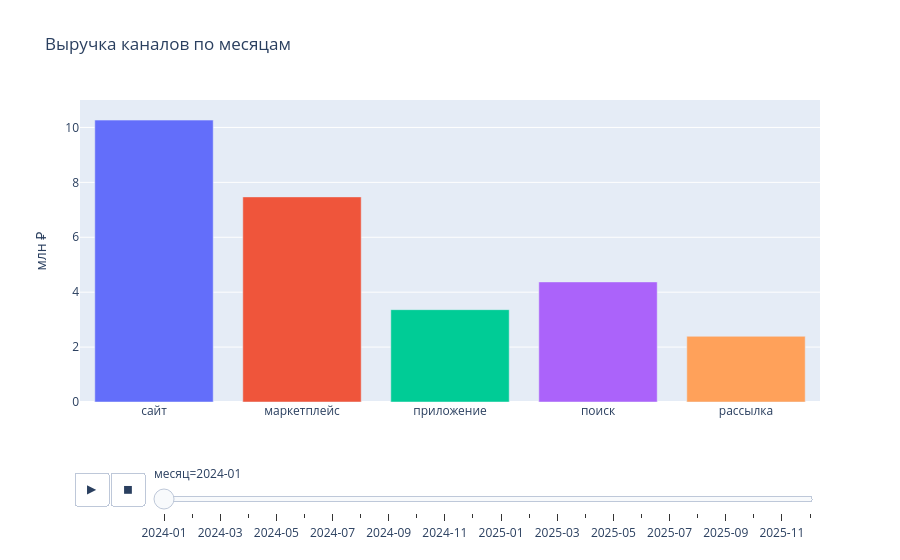

Notebook code cell kept with this figure:
### Markdown cell above
Нажмите ▶, чтобы просмотреть 24 месяца по порядку, или выберите нужный месяц ползунком.

### Code cell
fig_a.show()

### Figure 1 — Plotly figure (JSON) as saved in the notebook; plotly's stock layout.template omitted (floating-point values rounded to 4 significant figures)
{"data": [{"hovertemplate": "=%{x}<br>месяц=2024-01<br>млн ₽=%{y}<extra></extra>", "legendgroup": "сайт", "marker": {"color": "#636efa", "pattern": {"shape": ""}}, "name": "сайт", "orientation": "v", "showlegend": true, "textposition": "auto", "type": "bar", "x": ["сайт"], "xaxis": "x", "y": [10.27], "yaxis": "y"}, {"hovertemplate": "=%{x}<br>месяц=2024-01<br>млн ₽=%{y}<extra></extra>", "legendgroup": "маркетплейс", "marker": {"color": "#EF553B", "pattern": {"shape": ""}}, "name": "маркетплейс", "orientation": "v", "showlegend": true, "textposition": "auto", "type": "bar", "x": ["маркетплейс"], "xaxis": "x", "y": [7.471], "yaxis": "y"}, {"hovertemplate": "=%{x}<br>месяц=2024-01<br>млн ₽=%{y}<extra></extra>", "legendgroup": "приложение", "marker": {"color": "#00cc96", "pattern": {"shape": ""}}, "name": "приложение", "orientation": "v", "showlegend": true, "textposition": "auto", "type": "bar", "x": ["приложение"], "xaxis": "x", "y": [3.363], "yaxis": "y"}, {"hovertemplate": "=%{x}<br>месяц=2024-01<br>млн ₽=%{y}<extra></extra>", "legendgroup": "поиск", "marker": {"color": "#ab63fa", "pattern": {"shape": ""}}, "name": "поиск", "orientation": "v", "showlegend": true, "textposition": "auto", "type": "bar", "x": ["поиск"], "xaxis": "x", "y": [4.374], "yaxis": "y"}, {"hovertemplate": "=%{x}<br>месяц=2024-01<br>млн ₽=%{y}<extra></extra>", "legendgroup": "рассылка", "marker": {"color": "#FFA15A", "pattern": {"shape": ""}}, "name": "рассылка", "orientation": "v", "showlegend": true, "textposition": "auto", "type": "bar", "x": ["рассылка"], "xaxis": "x", "y": [2.393], "yaxis": "y"}], "layout": {"barmode": "relative", "legend": {"title": {"text": ""}, "tracegroupgap": 0}, "separators": ", ", "showlegend": false, "sliders": [{"active": 0, "currentvalue": {"prefix": "месяц="}, "len": 0.9, "pad": {"b": 10, "t": 60}, "steps": [{"args": [["2024-01"], {"frame": {"duration": 0, "redraw": true}, "fromcurrent": true, "mode": "immediate", "transition": {"duration": 0, "easing": "linear"}}], "label": "2024-01", "method": "animate"}, {"args": [["2024-02"], {"frame": {"duration": 0, "redraw": true}, "fromcurrent": true, "mode": "immediate", "transition": {"duration": 0, "easing": "linear"}}], "label": "2024-02", "method": "animate"}, {"args": [["2024-03"], {"frame": {"duration": 0, "redraw": true}, "fromcurrent": true, "mode": "immediate", "transition": {"duration": 0, "easing": "linear"}}], "label": "2024-03", "method": "animate"}, {"args": [["2024-04"], {"frame": {"duration": 0, "redraw": true}, "fromcurrent": true, "mode": "immediate", "transition": {"duration": 0, "easing": "linear"}}], "label": "2024-04", "method": "animate"}, {"args": [["2024-05"], {"frame": {"duration": 0, "redraw": true}, "fromcurrent": true, "mode": "immediate", "transition": {"duration": 0, "easing": "linear"}}], "label": "2024-05", "method": "animate"}, {"args": [["2024-06"], {"frame": {"duration": 0, "redraw": true}, "fromcurrent": true, "mode": "immediate", "transition": {"duration": 0, "easing": "linear"}}], "label": "2024-06", "method": "animate"}, {"args": [["2024-07"], {"frame": {"duration": 0, "redraw": true}, "fromcurrent": true, "mode": "immediate", "transition": {"duration": 0, "easing": "linear"}}], "label": "2024-07", "method": "animate"}, {"args": [["2024-08"], {"frame": {"duration": 0, "redraw": true}, "fromcurrent": true, "mode": "immediate", "transition": {"duration": 0, "easing": "linear"}}], "label": "2024-08", "method": "animate"}, {"args": [["2024-09"], {"frame": {"duration": 0, "redraw": true}, "fromcurrent": true, "mode": "immediate", "transition": {"duration": 0, "easing": "linear"}}], "label": "2024-09", "method": "animate"}, {"args": [["2024-10"], {"frame": {"duration": 0, "redraw": true}, "fromcurrent": true, "mode": "immediate", "transition": {"duration": 0, "easing": "linear"}}], "label": "2024-10", "method": "animate"}, {"args": [["2024-11"], {"frame": {"duration": 0, "redraw": true}, "fromcurrent": true, "mode": "immediate", "transition": {"duration": 0, "easing": "linear"}}], "label": "2024-11", "method": "animate"}, {"args": [["2024-12"], {"frame": {"duration": 0, "redraw": true}, "fromcurrent": true, "mode": "immediate", "transition": {"duration": 0, "easing": "linear"}}], "label": "2024-12", "method": "animate"}, {"args": [["2025-01"], {"frame": {"duration": 0, "redraw": true}, "fromcurrent": true, "mode": "immediate", "transition": {"duration": 0, "easing": "linear"}}], "label": "2025-01", "method": "animate"}, {"args": [["2025-02"], {"frame": {"duration": 0, "redraw": true}, "fromcurrent": true, "mode": "immediate", "transition": {"duration": 0, "easing": "linear"}}], "label": "2025-02", "method": "animate"}, {"args": [["2025-03"], {"frame": {"duration": 0, "redraw": true}, "fromcurrent": true, "mode": "immediate", "transition": {"duration": 0, "easing": "linear"}}], "label": "2025-03", "method": "animate"}, {"args": [["2025-04"], {"frame": {"duration": 0, "redraw": true}, "fromcurrent": true, "mode": "immediate", "transition": {"duration": 0, "easing": "linear"}}], "label": "2025-04", "method": "animate"}, {"args": [["2025-05"], {"frame": {"duration": 0, "redraw": true}, "fromcurrent": true, "mode": "immediate", "transition": {"duration": 0, "easing": "linear"}}], "label": "2025-05", "method": "animate"}, {"args": [["2025-06"], {"frame": {"duration": 0, "redraw": true}, "fromcurrent": true, "mode": "immediate", "transition": {"duration": 0, "easing": "linear"}}], "label": "2025-06", "method": "animate"}, {"args": [["2025-07"], {"frame": {"duration": 0, "redraw": true}, "fromcurrent": true, "mode": "immediate", "transition": {"duration": 0, "easing": "linear"}}], "label": "2025-07", "method": "animate"}, {"args": [["2025-08"], {"frame": {"duration": 0, "redraw": true}, "fromcurrent": true, "mode": "immediate", "transition": {"duration": 0, "easing": "linear"}}], "label": "2025-08", "method": "animate"}, {"args": [["2025-09"], {"frame": {"duration": 0, "redraw": true}, "fromcurrent": true, "mode": "immediate", "transition": {"duration": 0, "easing": "linear"}}], "label": "2025-09", "method": "animate"}, {"args": [["2025-10"], {"frame": {"duration": 0, "redraw": true}, "fromcurrent": true, "mode": "immediate", "transition": {"duration": 0, "easing": "linear"}}], "label": "2025-10", "method": "animate"}, {"args": [["2025-11"], {"frame": {"duration": 0, "redraw": true}, "fromcurrent": true, "mode": "immediate", "transition": {"duration": 0, "easing": "linear"}}], "label": "2025-11", "method": "animate"}, {"args": [["2025-12"], {"frame": {"duration": 0, "redraw": true}, "fromcurrent": true, "mode": "immediate", "transition": {"duration": 0, "easing": "linear"}}], "label": "2025-12", "method": "animate"}], "x": 0.1, "xanchor": "left", "y": 0, "yanchor": "top"}], "title": {"text": "Выручка каналов по месяцам"}, "updatemenus": [{"buttons": [{"args": [null, {"frame": {"duration": 500, "redraw": true}, "fromcurrent": true, "mode": "immediate", "transition": {"duration": 500, "easing": "linear"}}], "label": "&#9654;", "method": "animate"}, {"args": [[null], {"frame": {"duration": 0, "redraw": true}, "fromcurrent": true, "mode": "immediate", "transition": {"duration": 0, "easing": "linear"}}], "label": "&#9724;", "method": "animate"}], "direction": "left", "pad": {"r": 10, "t": 70}, "showactive": false, "type": "buttons", "x": 0.1, "xanchor": "right", "y": 0, "yanchor": "top"}], "xaxis": {"anchor": "y", "categoryarray": ["сайт", "маркетплейс", "приложение", "поиск", "рассылка"], "categoryorder": "array", "domain": [0.0, 1.0], "title": {"text": ""}}, "yaxis": {"anchor": "x", "domain": [0.0, 1.0], "range": [0, 11], "title": {"text": "млн ₽"}}}}
